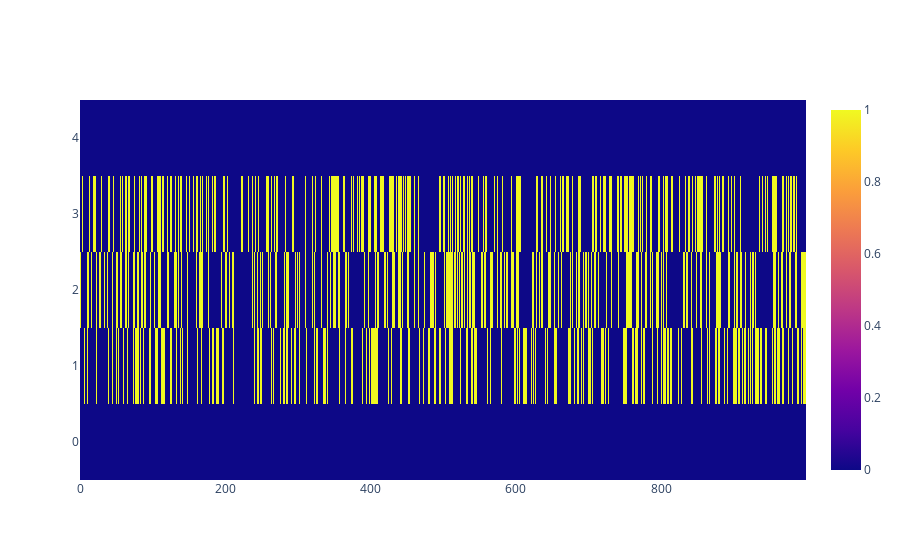

Notebook code cell kept with this figure:
### Markdown cell above
Difficult to interpret as the adjency matrix is not taken into account. As such there could be a pattern here that is not visible. For a singular node, however, it is clear that there exist low stability as a function of time.

### Code cell
import plotly.graph_objects as go
from jupyter_plotly_dash import JupyterDash
import dash
import dash_core_components as dcc
import dash_html_components as html
import plotly.colors as plc

class ModelVisualizer(JupyterDash):
    def __init__(\
                self,\
                model, 
                layout,\
                name = ''):
        # init class 
        super(ModelVisualizer, self).__init__(name)
        
        # create figure
        self.fig = self.create_figure(model, layout)
        # remove axes
        self.fig.update_layout(xaxis = dict(showticklabels = False),\
                              yaxis = dict(showticklabels = False))
        # init app layout 
        layout = [dcc.Graph(id = 'graph', figure = self.fig)]
        self.layout = html.Div(layout)
        
        self.model = model
     
    def create_figure(self, model, layout):
        """
        Converts networkx graph to plotly figure structure
        """
        # todo give properties to nodes in layout or in separate?
        nodes = []
        edges = []
        
        # add nodes
        for node, (x, y) in layout.items():
            node = go.Scatter(x = [x], y = [y], mode = 'markers',\
                             marker = dict(\
                                       color = 'cornflowerblue',\
                                       size  = 10,\
                                              ),\
                              name = model.mapping[node],\
                              showlegend = False,
                             )
            nodes.append(node)
            
        # add edges 
        for u, v in model.graph.edges():
            x1, y1 = layout.get(u)
            x2, y2 = layout.get(v)
            edge = go.Scatter(x = [x1, x2], \
                              y = [y1, y2], mode = 'lines',\
                             line = dict(color = 'black'),
                             showlegend = False)
            edges.append(edge)
        return go.Figure(data = [*edges, *nodes])
    
    def create_slider(self):
        for div in self.layout:
            print(div)
            if div == 'time-slider':
                return div
            
        slider = dcc.Slider(
                        id   = 'time-slider',
                        min  = 0,
                        max  = 1,\
                        step = 1,
                        value= 0,
                        updatemode =  'drag')
        
        self.layout.children.append(slider)
        return slider
    
    def setup_colors(self, n: int):
        colors = plc.sequential.Viridis
        cdx = np.linspace(0, 1, len(colors))
        idx = np.linspace(0, len(colors) - 1, n, dtype = int)
        return [colors[i] for i in idx]
        
    def show_simulation(self, data):
        #obtain references
        nodes = {}
        for go in self.fig.data:
            try:
                if int(go.name) in self.model.rmapping:
                    nodes[int(go.name)] = go
            except:
                continue
        
        T, N = data.shape
        # setup slider
        slider = self.create_slider() 
        # reset slider
        slider.value = 0
        slider.min   = 0 
        slider.max   = T - 1
        
        colors = self.setup_colors(self.model.nStates)
#         print(len(colors), colors)
        @self.callback(Output('graph', 'figure'),\
                       [Input('time-slider', 'value')],\
                       )
        def simulation_callback(value):
            for node in self.model.rmapping:
                coloridx = int(data[value, node])
#                 c = np.random.choice(colors)
                nodes[node].marker.color = colors[coloridx]
#                 nodes[node].marker.color = c
            return self.fig 
        return self
                
        
        
        
        # setup callback
# g = nx.grid_graph([4, 4])
N   = 4


rules = generate_cycle(N, True, weight = 1)
g = nx.star_graph(5)
g = nx.path_graph(5)
m = Potts(g, rules =  rules, \
          t = 3.5, \
          agentStates = np.arange(N)) 

lay = nx.kamada_kawai_layout(m.graph)
mv = ModelVisualizer(m, lay)
simt = m.simulate(1000)

# res = checkVC(simt, m)
# line = go.Heatmap(z = res.T)
# fig = go.Figure(data = line)
# fig.show()

mv.show_simulation(simt)

### Figure 1 — Plotly figure (JSON) as saved in the notebook; plotly's stock layout.template omitted (floating-point values rounded to 4 significant figures; data arrays with more than 128 entries replaced by an {"elided": "..."} marker saying what was removed)
{"data": [{"type": "heatmap", "z": {"elided": "5x1000 int values"}}], "layout": {"autosize": true, "xaxis": {"autorange": true, "range": [-0.5, 999.5]}, "yaxis": {"autorange": true, "range": [-0.5, 4.5]}}}
